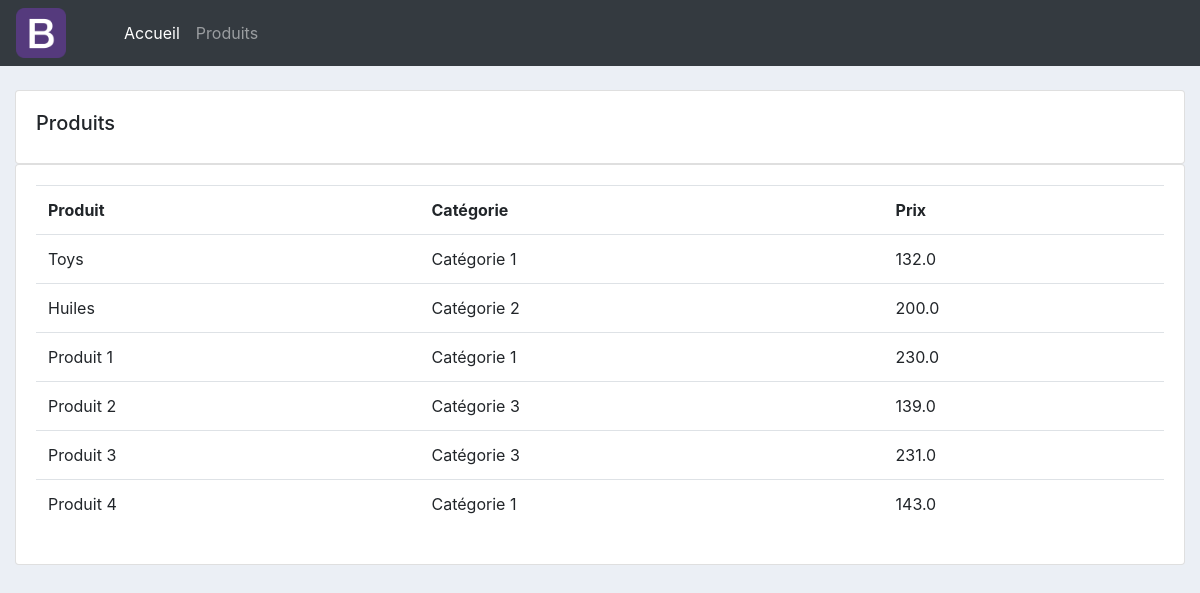
Screenshot of /products/ with the database file from the repository.
### accounts/models.py (models this page shows, shortened)
class Product(models.Model):
	CATEGORY = (
			('Catégorie 1', 'Catégorie 1'),
			('Catégorie 2', 'Catégorie 2'),
			('Catégorie 3', 'Catégorie 3'),
			)
	name = models.CharField(max_length=200, null=True)
	price = models.FloatField(null=True)
	category = models.CharField(max_length=200, null=True, choices=CATEGORY)
	description = models.CharField(max_length=200, null=True, blank=True)
	date_created = models.DateTimeField(auto_now_add=True, null=True)
	tags = models.ManyToManyField(Tag)

### accounts/views.py (the view)
def products(request):
	products = Product.objects.all()
	return render(request, 'accounts/products.html', {'products':products})

### accounts/templates/accounts/products.html
{%  extends 'accounts/main.html' %}
{% block content %}
		<br>
		<div class="row">
			<div class="col-md">
				<div class="card card-body">
					<h5>Produits</h5>
				</div>
				<div class="card card-body">
					<table class="table">
						<tr>
							<th>Produit</th>
							<th>Catégorie</th>
							<th>Prix</th>
						</tr>
						{% for i in products %}
							<tr>
								<td>{{i.name}}</td>
								<td>{{i.category}}</td>
								<td>{{i.price}}</td>
							</tr>
						{% endfor %}
					</table>
				</div>
			</div>
		</div>
{% endblock content %}

### static/css/main.css (style rules this page uses)
body { background-color: #ebeff5; }

### rows the page displays
Product: name "Toys", category "Catégorie 1", price "132.0"
Product: name "Huiles", category "Catégorie 2", price "200.0"
Product: name "Produit 1", category "Catégorie 1", price "230.0"
Product: name "Produit 2", category "Catégorie 3", price "139.0"
Product: name "Produit 3", category "Catégorie 3", price "231.0"
Product: name "Produit 4", category "Catégorie 1", price "143.0"
